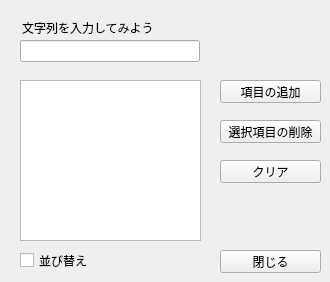
<?xml version="1.0" encoding="UTF-8"?>
<ui version="4.0">
 <class>MainWindow</class>
 <widget class="QMainWindow" name="MainWindow">
  <property name="windowModality">
   <enum>Qt::WindowModal</enum>
  </property>
  <property name="geometry">
   <rect>
    <x>0</x>
    <y>0</y>
    <width>330</width>
    <height>282</height>
   </rect>
  </property>
  <property name="sizePolicy">
   <sizepolicy hsizetype="Preferred" vsizetype="Preferred">
    <horstretch>0</horstretch>
    <verstretch>0</verstretch>
   </sizepolicy>
  </property>
  <property name="minimumSize">
   <size>
    <width>330</width>
    <height>282</height>
   </size>
  </property>
  <property name="maximumSize">
   <size>
    <width>330</width>
    <height>282</height>
   </size>
  </property>
  <property name="windowTitle">
   <string>ListWidget Practice</string>
  </property>
  <widget class="QWidget" name="centralwidget">
   <widget class="QPushButton" name="addButton">
    <property name="geometry">
     <rect>
      <x>220</x>
      <y>80</y>
      <width>101</width>
      <height>23</height>
     </rect>
    </property>
    <property name="text">
     <string>項目の追加</string>
    </property>
   </widget>
   <widget class="QLineEdit" name="lineEdit">
    <property name="geometry">
     <rect>
      <x>20</x>
      <y>40</y>
      <width>180</width>
      <height>22</height>
     </rect>
    </property>
   </widget>
   <widget class="QPushButton" name="closeButton">
    <property name="geometry">
     <rect>
      <x>220</x>
      <y>250</y>
      <width>101</width>
      <height>23</height>
     </rect>
    </property>
    <property name="text">
     <string>閉じる</string>
    </property>
   </widget>
   <widget class="QPushButton" name="deleteButton">
    <property name="geometry">
     <rect>
      <x>220</x>
      <y>120</y>
      <width>101</width>
      <height>23</height>
     </rect>
    </property>
    <property name="text">
     <string>選択項目の削除</string>
    </property>
   </widget>
   <widget class="QPushButton" name="clearButton">
    <property name="geometry">
     <rect>
      <x>220</x>
      <y>160</y>
      <width>101</width>
      <height>23</height>
     </rect>
    </property>
    <property name="text">
     <string>クリア</string>
    </property>
   </widget>
   <widget class="QListWidget" name="listWidget">
    <property name="geometry">
     <rect>
      <x>20</x>
      <y>80</y>
      <width>181</width>
      <height>161</height>
     </rect>
    </property>
    <property name="sortingEnabled">
     <bool>false</bool>
    </property>
   </widget>
   <widget class="QCheckBox" name="checkBox">
    <property name="geometry">
     <rect>
      <x>20</x>
      <y>250</y>
      <width>83</width>
      <height>21</height>
     </rect>
    </property>
    <property name="text">
     <string>並び替え</string>
    </property>
   </widget>
   <widget class="QLabel" name="label">
    <property name="geometry">
     <rect>
      <x>22</x>
      <y>20</y>
      <width>181</width>
      <height>16</height>
     </rect>
    </property>
    <property name="font">
     <font>
      <family>Ubuntu</family>
     </font>
    </property>
    <property name="text">
     <string>文字列を入力してみよう</string>
    </property>
   </widget>
  </widget>
 </widget>
 <resources/>
 <connections>
  <connection>
   <sender>clearButton</sender>
   <signal>clicked()</signal>
   <receiver>listWidget</receiver>
   <slot>clear()</slot>
   <hints>
    <hint type="sourcelabel">
     <x>245</x>
     <y>174</y>
    </hint>
    <hint type="destinationlabel">
     <x>183</x>
     <y>173</y>
    </hint>
   </hints>
  </connection>
  <connection>
   <sender>clearButton</sender>
   <signal>clicked()</signal>
   <receiver>lineEdit</receiver>
   <slot>clear()</slot>
   <hints>
    <hint type="sourcelabel">
     <x>288</x>
     <y>170</y>
    </hint>
    <hint type="destinationlabel">
     <x>147</x>
     <y>50</y>
    </hint>
   </hints>
  </connection>
 </connections>
</ui>
